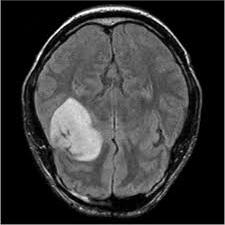
#> input picture image dataset/yes/y107.jpg, 225 x 225 px, found by its file name; the run also reads 1 picture not shown here
$ jupyter execute --allow-errors brain_tumor_prediction_project.ipynb   (shell and % lines are left out)
#> lines starting #> are read from the running program, lines starting #| are printed output that depends on the picture; after the words box and inside, x2 and y2 are one past the last pixel; in counts of white or black regions, pixels touching at a corner belong together; pictures that were not available may be replaced by others from this repository, and a replacement may not be noted
### Mounting the google drive

[cell 1]
from google.colab import drive
drive.mount('/content/drive')

### Importing the dependencies for preprocessing of images

[cell 2]
import numpy as np
import pandas as pd
from plotly.offline import init_notebook_mode, iplot
import os
from os import listdir
import plotly.graph_objs as go
import tensorflow as tf
from keras.preprocessing.image import ImageDataGenerator
import cv2
import matplotlib.pyplot as plt
import imutils
import itertools
from sklearn.metrics import accuracy_score, confusion_matrix
from tensorflow.keras.models import Model,load_model
from tensorflow.keras.layers import Conv2D,Input,ZeroPadding2D,BatchNormalization,Flatten,Activation,Dense,MaxPooling2D
from sklearn.model_selection import train_test_split
from sklearn.utils import shuffle

### Loading of Image Dataset

[cell 3]
image_dir='/content/drive/MyDrive/Brain tumor prediction/image dataset'

### Making the directory for augmented images

**A directory is formed by using os.makedirs() function for augmented images.**

[cell 4]
os.makedirs('/content/drive/MyDrive/Brain tumor prediction/augmented images', exist_ok = True)
os.makedirs('/content/drive/MyDrive/Brain tumor prediction/augmented images/yes', exist_ok = True)
os.makedirs('/content/drive/MyDrive/Brain tumor prediction/augmented images/no', exist_ok = True)

augmented_data_path ='/content/drive/MyDrive/Brain tumor prediction/augmented images'

augmented_yes =augmented_data_path+'/yes'
augmented_no = augmented_data_path+'/no'
IMG_SIZE = (256,256)

## Augmentation of images
**About the data:
The dataset contains 2 folders: (yes) and (no). The yes folder contains 155 Brain MRI Images that are tumorous and no folder contains 98 Brain MRI Images that are non-tumorous.**

**Since, dataset is not sufficient for training purpose, so we have used image augmentation.**

[cell 5]
# [18 lines left out: function augment_data, not called in this run]

[cell 6]
dir = os.listdir(augmented_yes)

if len(dir) == 0:
    augment_data(file_dir=image_dir+'/yes',n_generated_samples=6, save_to_dir=augmented_yes)
    augment_data(file_dir=image_dir+'/no', n_generated_samples=9, save_to_dir=augmented_no)

else:
    print(len(dir))

print("augmented images having tumor:- ", len(dir))
dir_no = os.listdir(augmented_no)
print("augmented images not having tumor:- ", len(dir_no))

[cell 7]
def load_data(dir_list):

    X = []
    y = []

    #  image_width, image_height = image_size

    for directory in dir_list:                               # taking augmented-image directory at a time
        for filename in listdir(directory):                  # take the images which are in the dir
            image = cv2.imread(directory+'/'+filename)       # concatenate the image name with the path of directory and read the image one by one
#> image is the input picture: shape (225, 225, 3); min 0, max 255, mean 55.6

            # append the image to X array
            X.append(image)

            # append a value 1 to the target array y if the image is in the folder named 'yes', otherwise append 0.
            if directory[-3:] == 'yes':
                y.append([1])
            else:
                y.append([0])

    # convert image to numpy array
    X = np.array(X)
    y = np.array(y)

    # Shuffle the data
    X, y = shuffle(X, y)

    print(f'Number of examples:- {len(X)}')
    print(f'X shape is:- {X.shape}')
    print(f'y shape is:- {y.shape}')

    return X, y

[cell 8]
# [19 lines left out: function plot_samples, not called in this run]

#> (a cell that did not finish here is left out)

#> (a cell that did not finish here is left out)

## Preprocessing the data

In order to crop the specific part of the image containing tumour,cropping technique via OpenCv is used, the details can be found here.[How to find extreme points in OpenCv?](https://www.pyimagesearch.com/2016/04/11/finding-extreme-points-in-contours-with-opencv/)

## After applying the cropping function

[cell 11]
# [41 lines left out: function crop_brain_contour, not called in this run]

[cell 12]
img = cv2.imread('/content/drive/My Drive/Brain tumor prediction/image dataset/yes/Y7.jpg')
img = cv2.resize( img, dsize=IMG_SIZE, interpolation=cv2.INTER_CUBIC )
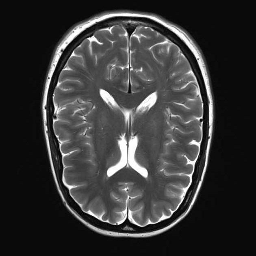
#> img: shape (256, 256, 3); min 0, max 255, mean 53.6

gray = cv2.cvtColor(img, cv2.COLOR_RGB2GRAY)
gray = cv2.bilateralFilter(gray, 9, 75, 75)
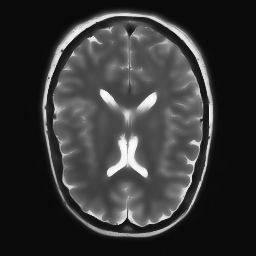
#> gray: shape (256, 256); min 10, max 253, mean 52.9

thresh = cv2.threshold(gray, 45, 255, cv2.THRESH_BINARY)[1]
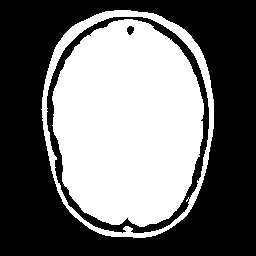
#> thresh: shape (256, 256); 43.6% white; 2 white regions, box (x1, y1, x2, y2) and area: (52, 19, 204, 227) 24743, (41, 10, 214, 238) 3816
thresh = cv2.erode(thresh, None, iterations=2)
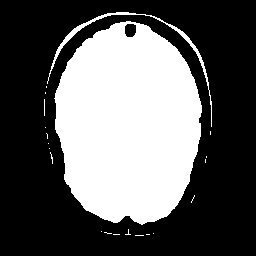
#> thresh: shape (256, 256); 36.6% white; 21 white regions (19 under 20 px), largest, box (x1, y1, x2, y2) and area: (54, 21, 202, 225) 23184, (47, 12, 212, 127) 713
thresh = cv2.dilate(thresh, None, iterations=2)
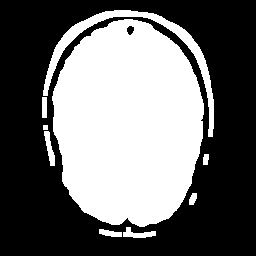
#> thresh: shape (256, 256); 42.3% white; 9 white regions

# find contours in thresholded image, then grab the largest contour
cnts = cv2.findContours(thresh.copy(), cv2.RETR_EXTERNAL, cv2.CHAIN_APPROX_SIMPLE)
#> cnts = 9 contours, 1 with area under 20; largest, box (x1, y1, x2, y2) and area: (52, 19, 204, 227) 24510, (43, 10, 214, 137) 1938, (123, 227, 156, 238) 152, (44, 131, 55, 166) 151, (99, 229, 122, 237) 97, (42, 97, 47, 118) 80, (189, 193, 197, 205) 56, (203, 154, 209, 165) 43
cnts = imutils.grab_contours(cnts)
c = max(cnts, key=cv2.contourArea)
#> c = contour of 277 points, box (x1, y1, x2, y2) (52, 19, 204, 227), area 24510

# find the extreme points
extLeft = tuple(c[c[:, :, 0].argmin()][0])
#> extLeft = (52, 96)
extRight = tuple(c[c[:, :, 0].argmax()][0])
#> extRight = (203, 114)
extTop = tuple(c[c[:, :, 1].argmin()][0])
#> extTop = (124, 19)
extBot = tuple(c[c[:, :, 1].argmax()][0])
#> extBot = (139, 226)

# draw contour on the image
img_cnt = cv2.drawContours(img.copy(), [c], -1, (0, 255, 255), 4)
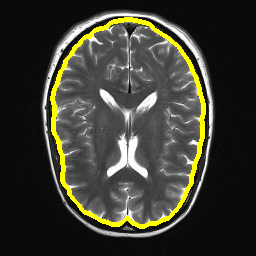
#> img_cnt: shape (256, 256, 3); mean B, G, R 49.8, 60.2, 60.2

# add extreme points
img_pnt = cv2.circle(img_cnt.copy(), extLeft, 8, (0, 0, 255), -1)
img_pnt = cv2.circle(img_pnt, extRight, 8, (0, 255, 0), -1)
img_pnt = cv2.circle(img_pnt, extTop, 8, (255, 0, 0), -1)
img_pnt = cv2.circle(img_pnt, extBot, 8, (255, 255, 0), -1)
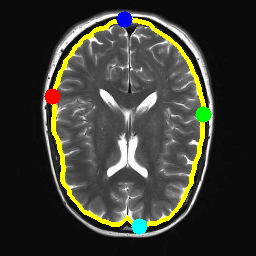
#> img_pnt: shape (256, 256, 3); mean B, G, R 50.6, 59.8, 59.1

ADD_PIXELS = 0
new_img = img[extTop[1]-ADD_PIXELS:extBot[1]+ADD_PIXELS, extLeft[0]-ADD_PIXELS:extRight[0]+ADD_PIXELS].copy()
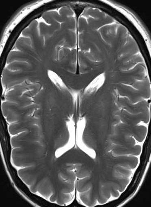
#> new_img: shape (207, 151, 3); min 0, max 255, mean 91.7

[cell 13]
plt.figure(figsize=(15,6))
plt.subplot(141)
plt.imshow(img)
plt.xticks([])
plt.yticks([])
plt.title('Step 1. Get the original image')
plt.subplot(142)
plt.imshow(img_cnt)
plt.xticks([])
plt.yticks([])
plt.title('Step 2. Find the biggest contour')
plt.subplot(143)
plt.imshow(img_pnt)
plt.xticks([])
plt.yticks([])
plt.title('Step 3. Find the extreme points')
plt.subplot(144)
plt.imshow(new_img)
plt.xticks([])
plt.yticks([])
plt.title('Step 4. Crop the image')
plt.show()
#> figure, not shown here; B, G, R data is drawn as R, G, B
